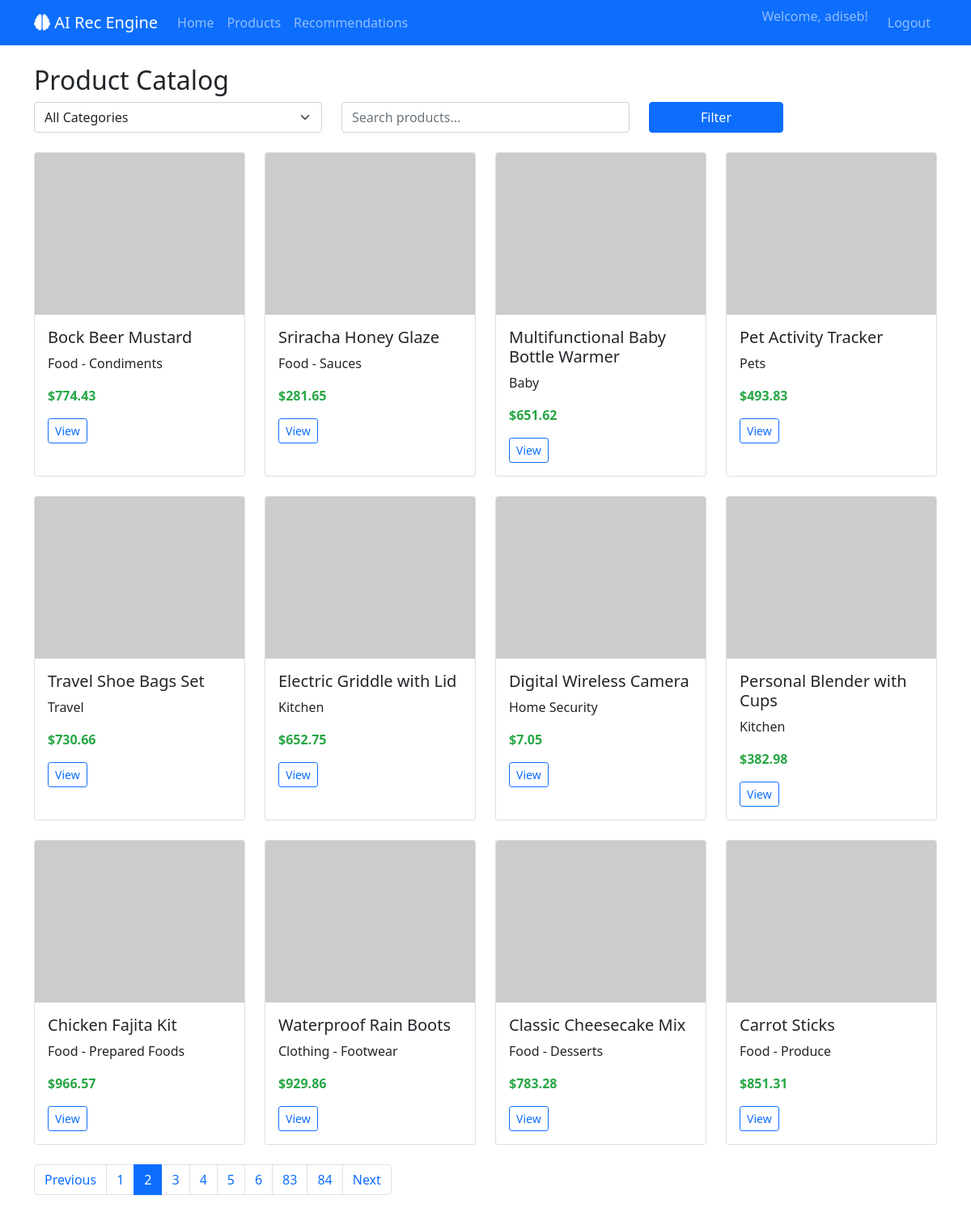
The page /products?page=2 (signed in) on the database its author committed.
### app.py (models this page shows)
class Product(db.Model):
    id = db.Column(db.Integer, primary_key=True)
    product_id = db.Column(db.Integer, unique=True, nullable=False)
    product_name = db.Column(db.String(200), nullable=False)
    category = db.Column(db.String(100), nullable=False)
    subcategory = db.Column(db.String(100), nullable=False)
    price = db.Column(db.Float, nullable=False)
    quantity_in_stock = db.Column(db.Integer, nullable=False)
    manufacturer = db.Column(db.String(100), nullable=False)
    description = db.Column(db.Text, nullable=False)
    weight = db.Column(db.Float, nullable=False)
    dimensions = db.Column(db.String(200), nullable=False)
    release_date = db.Column(db.String(20), nullable=False)
    rating = db.Column(db.Float, nullable=False)
    is_featured = db.Column(db.Boolean, default=False)
    is_on_sale = db.Column(db.Boolean, default=False)
    sale_price = db.Column(db.Float, nullable=False)
    image_url = db.Column(db.String(500), nullable=False)
    interactions = db.relationship('UserInteraction', backref='product', lazy=True)

### app.py (the view)
@app.route('/products')
def products():
    if 'user_id' not in session:
        return redirect(url_for('login'))
    category = request.args.get('category', '')
    search = request.args.get('search', '')
    query = Product.query
    if category:
        query = query.filter_by(category=category)
    if search:
        query = query.filter(Product.product_name.contains(search))
    products = query.paginate(page=request.args.get('page', 1, type=int), per_page=12)
    categories = db.session.query(Product.category).distinct().all()
    categories = [cat[0] for cat in categories]
    return render_template('products.html', products=products, categories=categories)

### templates/products.html (shortened to what this page needs)
{% extends "base.html" %}
{% block content %}
<h2>Product Catalog</h2>
<form class="row mb-4" method="get">
    <div class="col-md-4">
        <select class="form-select" name="category" onchange="this.form.submit()">
            <option value="">All Categories</option>
        </select>
    </div>
    <div class="col-md-4">
        <input type="text" class="form-control" name="search" placeholder="Search products..." value="{{ request.args.get('search', '') }}">
    </div>
    <div class="col-md-2">
        <button type="submit" class="btn btn-primary w-100">Filter</button>
    </div>
</form>
<div class="row">
    {% for product in products.items %}
    <div class="col-md-3 mb-4">
        <div class="card product-card">
            <img src="{{ product.image_url or url_for('static', filename='default.png') }}" class="card-img-top product-image" alt="{{ product.product_name }}">
            <div class="card-body">
                <h5 class="card-title">{{ product.product_name }}</h5>
                <p class="card-text">{{ product.category }}</p>
                <p class="price">${{ product.price }}</p>
                <a href="{{ url_for('product_detail', product_id=product.product_id) }}" class="btn btn-outline-primary btn-sm">View</a>
            </div>
        </div>
    </div>
    {% endfor %}
</div>
<nav>
    <ul class="pagination">
        {% if products.has_prev %}
        <li class="page-item">
            <a class="page-link" href="{{ url_for('products', page=products.prev_num, category=request.args.get('category'), search=request.args.get('search')) }}">Previous</a>
        </li>
        {% endif %}
        {% for page_num in products.iter_pages() %}
        {% if page_num %}
        <li class="page-item {% if products.page == page_num %}active{% endif %}">
            <a class="page-link" href="{{ url_for('products', page=page_num, category=request.args.get('category'), search=request.args.get('search')) }}">{{ page_num }}</a>
        </li>
        {% endif %}
        {% endfor %}
        {% if products.has_next %}
        <li class="page-item">
            <a class="page-link" href="{{ url_for('products', page=products.next_num, category=request.args.get('category'), search=request.args.get('search')) }}">Next</a>
        </li>
        {% endif %}
    </ul>
</nav>
{% endblock %}

### templates/base.html (style rules this page uses)
.product-card { transition: transform 0.2s; height: 100%; }
.product-image { height: 200px; object-fit: cover; }
.price { font-weight: bold; color: #28a745; }

### rows shown on the page
Product: product_name "Bock Beer Mustard", category "Food - Condiments", price "774.43"
Product: product_name "Sriracha Honey Glaze", category "Food - Sauces", price "281.65"
Product: product_name "Multifunctional Baby Bottle Warmer", category "Baby", price "651.62"
Product: product_name "Pet Activity Tracker", category "Pets", price "493.83"
Product: product_name "Travel Shoe Bags Set", category "Travel", price "730.66"
Product: product_name "Electric Griddle with Lid", category "Kitchen", price "652.75"
Product: product_name "Digital Wireless Camera", category "Home Security", price "7.05"
Product: product_name "Personal Blender with Cups", category "Kitchen", price "382.98"
Product: product_name "Chicken Fajita Kit", category "Food - Prepared Foods", price "966.57"
Product: product_name "Waterproof Rain Boots", category "Clothing - Footwear", price "929.86"
Product: product_name "Classic Cheesecake Mix", category "Food - Desserts", price "783.28"
Product: product_name "Carrot Sticks", category "Food - Produce", price "851.31"

### other values the page prints
{{ session.username }} "adiseb"
{{ page_num }} "1" "2" "3" "4" "5" "6" "83" "84"
